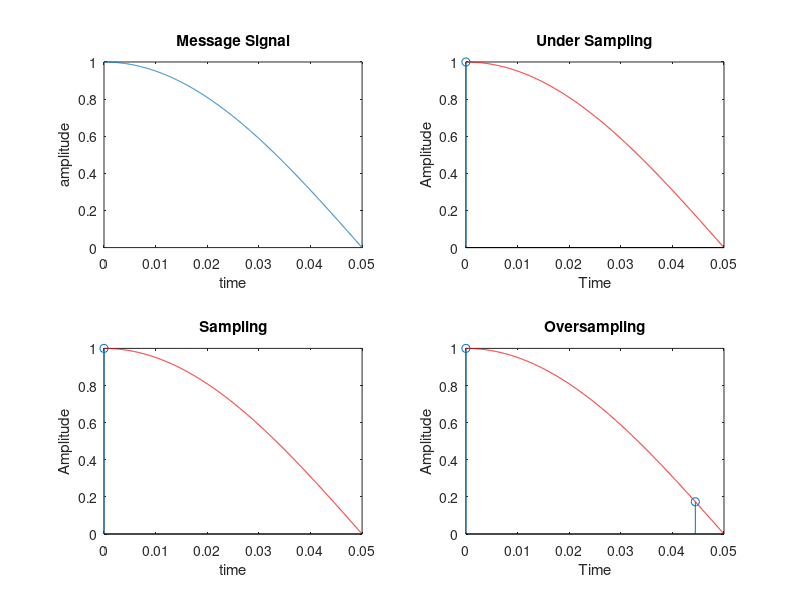

This figure's MATLAB source:
clc; 
close all;  
t=0.05;
ts=0:0.00005:t; 
fs=input('Enter sampling frequency : '); 
x=cos(2*pi*fs*ts); 
subplot(2,2,1); 
plot(ts,x); 
xlabel('time'); 
ylabel('amplitude'); 
title('Message Signal'); 
f1=1.5*fs; 
t1=0:1/f1:t; 
x1=cos(2*pi*fs*t1); 
subplot(2,2,2); 
plot(ts,x,'r'); 
hold on; 
stem(t1,x1); 
hold off; 
xlabel('Time'); 
ylabel('Amplitude'); 
title('Under Sampling'); 
f2=2*fs; 
t2=0:1/f2:t; 
x2=cos(2*pi*fs*t2); 
subplot(2,2,3); 
plot(ts,x,'r'); 
hold on; 
stem(t2,x2); 
hold off; 
xlabel('time'); 
ylabel('Amplitude'); 
title('Sampling'); 
f3=4.5*fs; 
t3=0:1/f3:t; 
x3=cos(2*pi*fs*t3); 
subplot(2,2,4); 
plot(ts,x,'r'); 
hold on; 
stem(t3,x3); 
hold off; 
xlabel('Time'); 
ylabel('Amplitude'); 
title('Oversampling'); 

